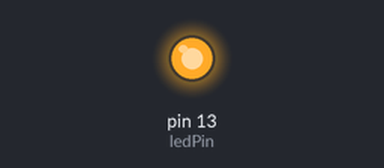
This sketch was run on a simulated Arduino Uno, built with avr-gcc and run on an emulated ATmega328P. On the bench: output pins drawn as LEDs (lit = HIGH).

Above: at 0.5 s.
At 10.5 s:
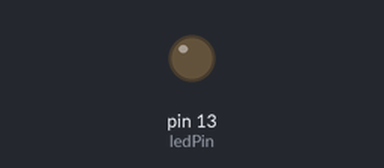
Timing chart, 0 to 15.6 s (numbered marks = the images above):
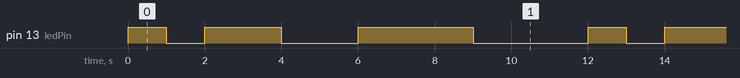

The sketch:

Code_01.ino
```cpp
//Blink led for 1s, 2s and 3s in loop

int ledPin = 13;

void setup() {

  pinMode(ledPin, OUTPUT); //configures pin 13 as an output
}

void loop() {
  digitalWrite(ledPin, HIGH);
  delay(1000); // dealy of 1s
  digitalWrite(ledPin, LOW);
  delay(1000); // dealy of 1s
  digitalWrite(ledPin, HIGH);
  delay(2000); // dealy of 2s
  digitalWrite(ledPin, LOW);
  delay(2000); // dealy of 2s
  digitalWrite(ledPin, HIGH);
  delay(3000); // dealy of 3s
  digitalWrite(ledPin, LOW);
  delay(3000); // dealy of 3s
}
```

Measured:
- by itself, pin 13 (ledPin): repeats every 12.0 s: LOW 1.0 s, HIGH 2.0 s, LOW 2.0 s, HIGH 3.0 s, LOW 3.0 s, HIGH 1.0 s
- by itself, everything shown: repeats every 12.0 s, in 6 steps
